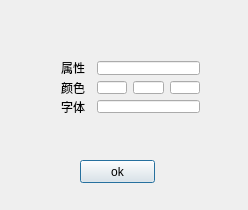
<?xml version="1.0" encoding="UTF-8"?>
<ui version="4.0">
 <class>SimpleAnnDialog</class>
 <widget class="QDialog" name="SimpleAnnDialog">
  <property name="geometry">
   <rect>
    <x>0</x>
    <y>0</y>
    <width>248</width>
    <height>210</height>
   </rect>
  </property>
  <property name="windowTitle">
   <string>SimpleAnnDialog</string>
  </property>
  <widget class="QPushButton" name="btn">
   <property name="geometry">
    <rect>
     <x>80</x>
     <y>160</y>
     <width>75</width>
     <height>23</height>
    </rect>
   </property>
   <property name="text">
    <string>ok</string>
   </property>
  </widget>
  <widget class="QWidget" name="">
   <property name="geometry">
    <rect>
     <x>50</x>
     <y>50</y>
     <width>161</width>
     <height>74</height>
    </rect>
   </property>
   <layout class="QGridLayout" name="gridLayout">
    <item row="0" column="0">
     <widget class="QLabel" name="label">
      <property name="text">
       <string>属性</string>
      </property>
     </widget>
    </item>
    <item row="1" column="0">
     <widget class="QLabel" name="label_2">
      <property name="text">
       <string>颜色</string>
      </property>
     </widget>
    </item>
    <item row="1" column="3">
     <widget class="QLineEdit" name="G"/>
    </item>
    <item row="1" column="4">
     <widget class="QLineEdit" name="B"/>
    </item>
    <item row="2" column="0" colspan="2">
     <widget class="QLabel" name="label_3">
      <property name="text">
       <string>字体</string>
      </property>
     </widget>
    </item>
    <item row="2" column="2" colspan="3">
     <widget class="QLineEdit" name="font"/>
    </item>
    <item row="0" column="2" colspan="3">
     <widget class="QLineEdit" name="attribute"/>
    </item>
    <item row="1" column="2">
     <widget class="QLineEdit" name="R"/>
    </item>
   </layout>
  </widget>
 </widget>
 <layoutdefault spacing="6" margin="11"/>
 <resources/>
 <connections/>
</ui>
